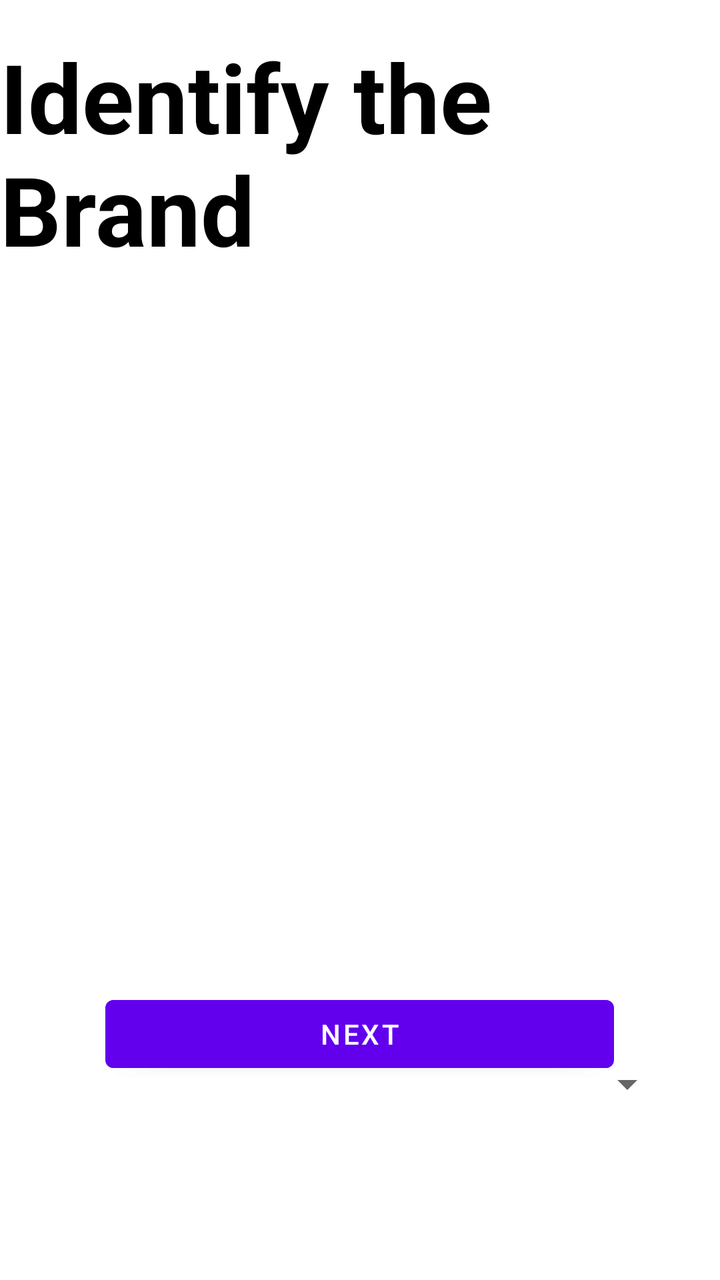
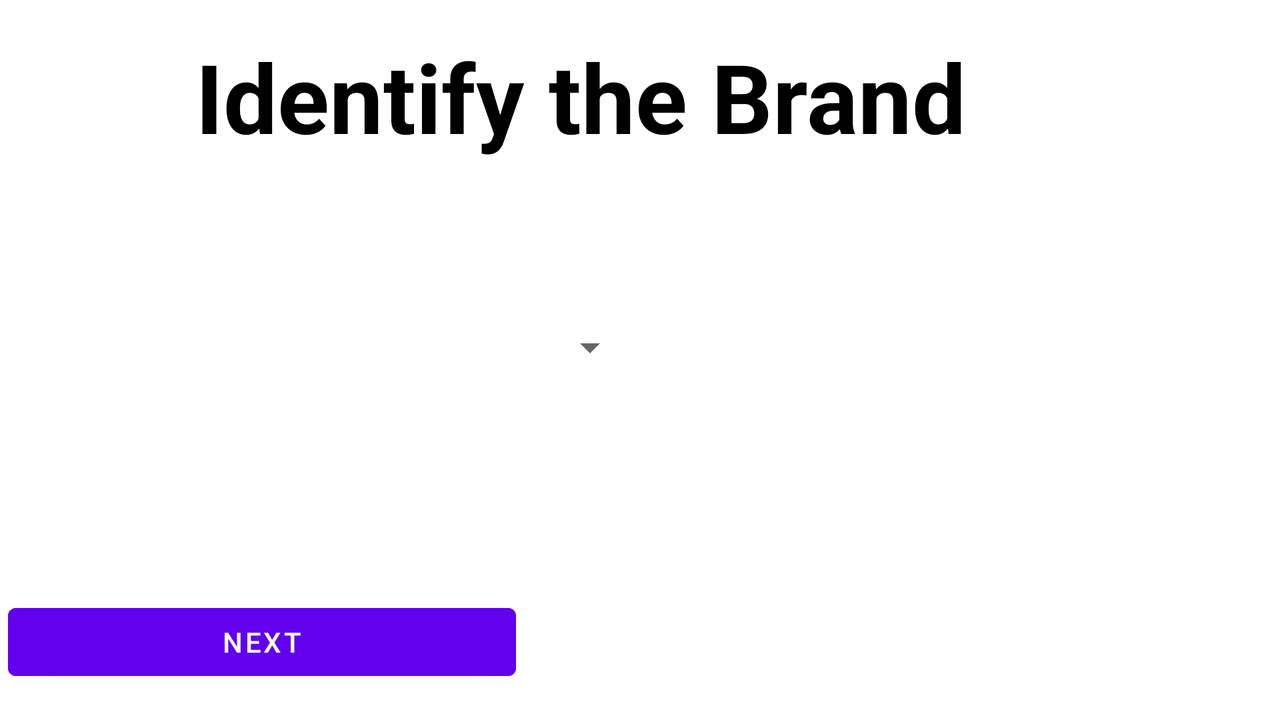

The same Android screen from two of the app's own layout files: first res/layout/ as a phone draws it, then the repository's variant for another configuration, drawn on a device whose configuration selects that folder. Both files follow.
<!-- AndroidManifest.xml: application theme Theme.Assignment1Take2 -->
<!-- res/layout/activity_identify_brand.xml -->
<?xml version="1.0" encoding="utf-8"?>
<androidx.constraintlayout.widget.ConstraintLayout xmlns:android="http://schemas.android.com/apk/res/android"
    xmlns:app="http://schemas.android.com/apk/res-auto"
    xmlns:tools="http://schemas.android.com/tools"
    android:layout_width="match_parent"
    android:layout_height="match_parent"
    tools:context=".IdentifyBrandActivity">

    <TextView
        android:id="@+id/txtIdentifyBrandHeading"
        android:layout_width="wrap_content"
        android:layout_height="wrap_content"
        android:layout_marginTop="16dp"
        android:text="Identify the Brand"
        android:textColor="#000000"
        android:textSize="48sp"
        android:textStyle="bold"
        app:layout_constraintEnd_toEndOf="parent"
        app:layout_constraintHorizontal_bias="0.384"
        app:layout_constraintStart_toStartOf="parent"
        app:layout_constraintTop_toTopOf="parent" />


    <ImageView
        android:id="@+id/imageView"
        android:layout_width="260dp"
        android:layout_height="160dp"
        android:layout_marginTop="132dp"
        app:layout_constraintEnd_toEndOf="parent"
        app:layout_constraintHorizontal_bias="0.476"
        app:layout_constraintStart_toStartOf="parent"
        app:layout_constraintTop_toBottomOf="@+id/txtIdentifyBrandHeading"
        tools:srcCompat="@tools:sample/avatars" />

    <Button
        android:id="@+id/btnSubmit"
        android:layout_width="254dp"
        android:layout_height="46dp"
        android:layout_marginBottom="100dp"
        android:text="Submit"
        android:textSize="16sp"
        app:layout_constraintBottom_toBottomOf="parent"
        app:layout_constraintEnd_toEndOf="parent"
        app:layout_constraintHorizontal_bias="0.498"
        app:layout_constraintStart_toStartOf="parent" />

    <Spinner
        android:id="@+id/spinnerBrnd"
        android:layout_width="316dp"
        android:layout_height="27dp"
        android:layout_marginTop="100dp"
        app:layout_constraintEnd_toEndOf="parent"
        app:layout_constraintHorizontal_bias="0.494"
        app:layout_constraintStart_toStartOf="parent"
        app:layout_constraintTop_toBottomOf="@+id/imageView" />

    <Button
        android:id="@+id/btnNext"
        android:layout_width="254dp"
        android:layout_height="46dp"
        android:layout_marginBottom="100dp"
        android:text="Next"
        app:layout_constraintBottom_toBottomOf="parent"
        app:layout_constraintEnd_toEndOf="parent"
        app:layout_constraintStart_toStartOf="parent" />

    <TextView
        android:id="@+id/txtCountdownTimer"
        android:layout_width="wrap_content"
        android:layout_height="wrap_content"
        android:layout_marginTop="48dp"
        app:layout_constraintEnd_toEndOf="parent"
        app:layout_constraintHorizontal_bias="0.498"
        app:layout_constraintStart_toStartOf="parent"
        app:layout_constraintTop_toBottomOf="@+id/txtIdentifyBrandHeading" />

</androidx.constraintlayout.widget.ConstraintLayout>
<!-- resources referenced by this layout -->
<resources>
  <style name="Theme.Assignment1Take2" parent="Theme.MaterialComponents.DayNight.NoActionBar">
          
          <item name="colorPrimary">@color/purple_500</item>
          <item name="colorPrimaryVariant">@color/purple_700</item>
          <item name="colorOnPrimary">@color/white</item>
          
          <item name="colorSecondary">@color/teal_200</item>
          <item name="colorSecondaryVariant">@color/teal_700</item>
          <item name="colorOnSecondary">@color/black</item>
          
          <item name="android:statusBarColor" tools:targetApi="l">?attr/colorPrimaryVariant</item>
          
      </style>
</resources>
<!-- res/layout-land/activity_identify_brand.xml (the repository's variant of the layout above) -->
<!-- drawn on the phone turned sideways -->
<?xml version="1.0" encoding="utf-8"?>
<androidx.constraintlayout.widget.ConstraintLayout xmlns:android="http://schemas.android.com/apk/res/android"
    xmlns:app="http://schemas.android.com/apk/res-auto"
    xmlns:tools="http://schemas.android.com/tools"
    android:layout_width="match_parent"
    android:layout_height="match_parent"
    tools:context=".IdentifyBrandActivity">

    <TextView
        android:id="@+id/txtCountdownTimer"
        android:layout_width="wrap_content"
        android:layout_height="wrap_content"
        android:layout_marginStart="228dp"
        android:layout_marginLeft="228dp"
        android:layout_marginTop="24dp"
        app:layout_constraintStart_toStartOf="parent"
        app:layout_constraintTop_toBottomOf="@+id/txtIdentifyBrandHeading" />

    <TextView
        android:id="@+id/txtIdentifyBrandHeading"
        android:layout_width="wrap_content"
        android:layout_height="wrap_content"
        android:layout_marginTop="16dp"
        android:text="Identify the Brand"
        android:textColor="#000000"
        android:textSize="48sp"
        android:textStyle="bold"
        app:layout_constraintEnd_toEndOf="parent"
        app:layout_constraintHorizontal_bias="0.384"
        app:layout_constraintStart_toStartOf="parent"
        app:layout_constraintTop_toTopOf="parent" />


    <ImageView
        android:id="@+id/imageView"
        android:layout_width="260dp"
        android:layout_height="160dp"
        android:layout_marginTop="24dp"
        app:layout_constraintEnd_toEndOf="parent"
        app:layout_constraintHorizontal_bias="0.94"
        app:layout_constraintStart_toStartOf="parent"
        app:layout_constraintTop_toBottomOf="@+id/txtIdentifyBrandHeading"
        tools:srcCompat="@tools:sample/avatars" />

    <Button
        android:id="@+id/btnSubmit"
        android:layout_width="254dp"
        android:layout_height="46dp"
        android:layout_marginStart="4dp"
        android:layout_marginLeft="4dp"
        android:layout_marginBottom="16dp"
        android:text="Submit"
        android:textSize="16sp"
        app:layout_constraintBottom_toBottomOf="parent"
        app:layout_constraintStart_toStartOf="parent" />

    <Spinner
        android:id="@+id/spinnerBrnd"
        android:layout_width="316dp"
        android:layout_height="27dp"
        android:layout_marginTop="80dp"
        app:layout_constraintEnd_toEndOf="parent"
        app:layout_constraintHorizontal_bias="0.009"
        app:layout_constraintStart_toStartOf="parent"
        app:layout_constraintTop_toBottomOf="@+id/txtIdentifyBrandHeading" />

    <Button
        android:id="@+id/btnNext"
        android:layout_width="254dp"
        android:layout_height="46dp"
        android:layout_marginStart="4dp"
        android:layout_marginLeft="4dp"
        android:layout_marginBottom="16dp"
        android:text="Next"
        app:layout_constraintBottom_toBottomOf="parent"
        app:layout_constraintStart_toStartOf="parent" />

</androidx.constraintlayout.widget.ConstraintLayout>
